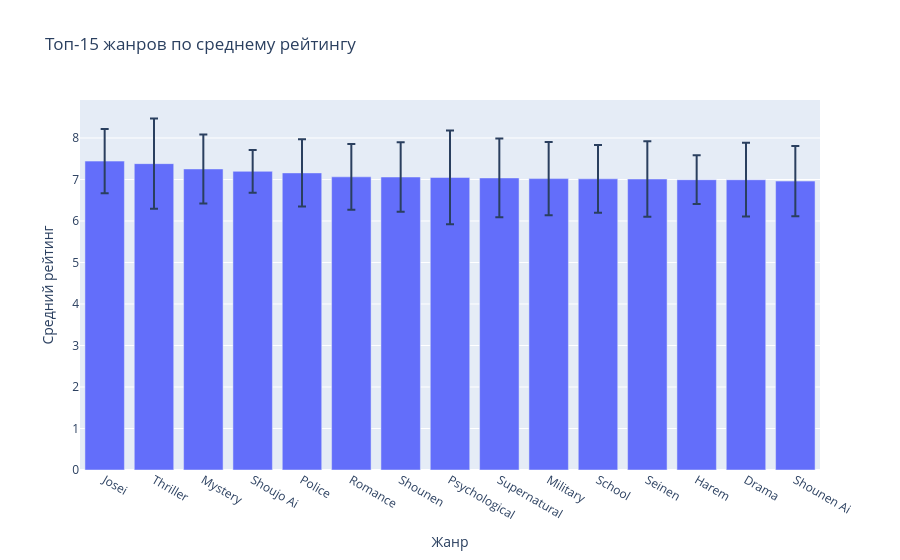

Notebook code cell kept with this figure:
### Code cell
import plotly.express as px

fig = px.bar(
    top15.reset_index(),
    x='genre',
    y='mean',
    error_y='std',
    title='Топ-15 жанров по среднему рейтингу',
    labels={'mean':'Средний рейтинг', 'genre':'Жанр'}
)
fig.show()

### Figure 1 — Plotly figure (JSON) as saved in the notebook; plotly's stock layout.template omitted (floating-point values rounded to 4 significant figures)
{"data": [{"alignmentgroup": "True", "error_y": {"array": [0.7747, 1.088, 0.8322, 0.5168, 0.8107, 0.7936, 0.8379, 1.129, 0.9492, 0.8832, 0.8149, 0.9104, 0.588, 0.8885, 0.8477]}, "hovertemplate": "Жанр=%{x}<br>Средний рейтинг=%{y}<extra></extra>", "legendgroup": "", "marker": {"color": "#636efa", "pattern": {"shape": ""}}, "name": "", "offsetgroup": "", "orientation": "v", "showlegend": false, "textposition": "auto", "type": "bar", "x": ["Josei", "Thriller", "Mystery", "Shoujo Ai", "Police", "Romance", "Shounen", "Psychological", "Supernatural", "Military", "School", "Seinen", "Harem", "Drama", "Shounen Ai"], "xaxis": "x", "y": [7.443, 7.382, 7.254, 7.197, 7.159, 7.064, 7.06, 7.049, 7.038, 7.021, 7.016, 7.012, 6.995, 6.994, 6.962], "yaxis": "y"}], "layout": {"barmode": "relative", "legend": {"tracegroupgap": 0}, "title": {"text": "Топ-15 жанров по среднему рейтингу"}, "xaxis": {"anchor": "y", "domain": [0, 1], "title": {"text": "Жанр"}}, "yaxis": {"anchor": "x", "domain": [0, 1], "title": {"text": "Средний рейтинг"}}}}
